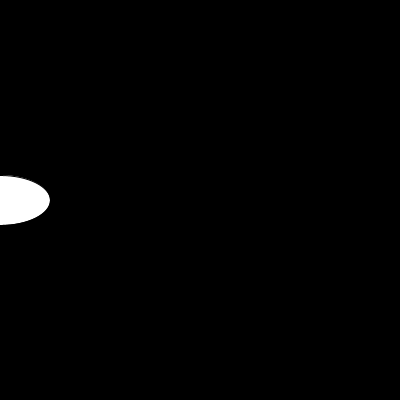
Frame 1 (no input)
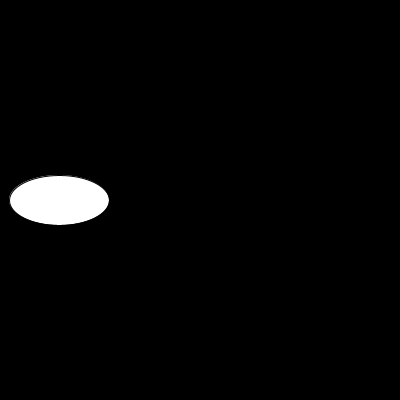
Frame 60 (the mouse pressed at the canvas centre just before this capture)
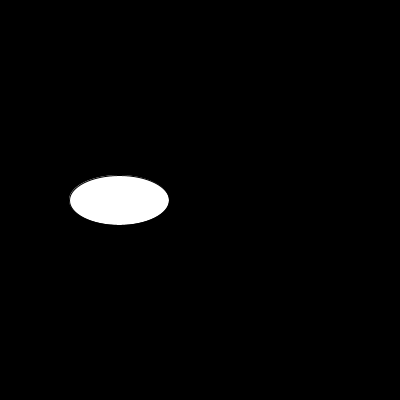
Frame 120 (the mouse held since frame 60 and released just before this capture)

The Processing sketch that drew these frames (run headless with seeded random() and noise(); from frame 60 on, the mouse is pressed at the canvas centre):

// Processing sketch: animation
// ── animation.pde
//
// animation.pde
//


int x = 0;


void setup()
{
  size(400, 400);  
}


void draw()
{
  background(0);
  ellipse(x, 200, 100, 50);
  x = x+1;
  
  if (x > width + 50)
  {
    x = -50;
  }  
}
